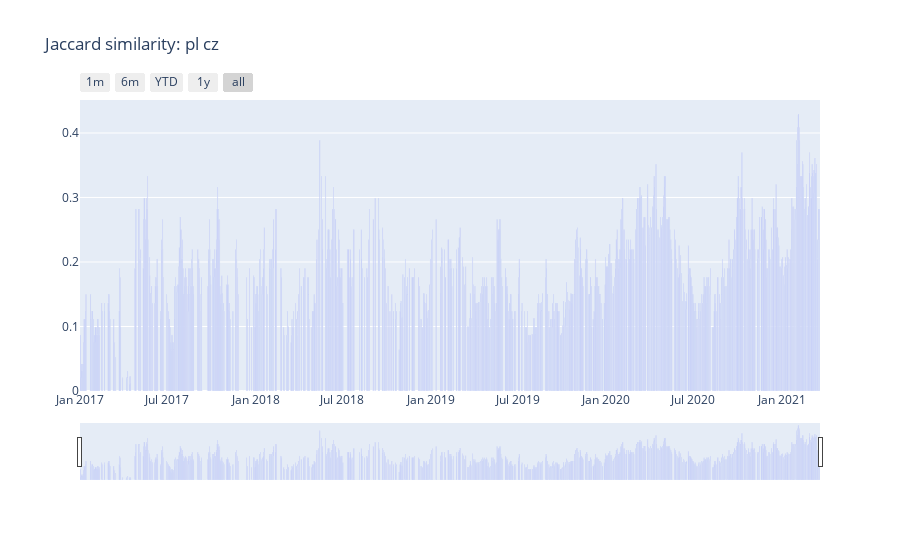

Notebook source saved alongside this figure:
### Code cell
plot_countries_similarity('pl','cz')

### Figure 1 — Plotly figure (JSON) as saved in the notebook; plotly's stock layout.template omitted (floating-point values rounded to 4 significant figures; data arrays with more than 128 entries replaced by an {"elided": "..."} marker saying what was removed)
{"data": [{"name": "Similarity", "type": "bar", "x": {"elided": "1162 str values"}, "y": {"elided": "1162 float values"}}], "layout": {"title": {"text": "Jaccard similarity: pl cz"}, "xaxis": {"rangeselector": {"buttons": [{"count": 1, "label": "1m", "step": "month", "stepmode": "backward"}, {"count": 6, "label": "6m", "step": "month", "stepmode": "backward"}, {"count": 1, "label": "YTD", "step": "year", "stepmode": "todate"}, {"count": 1, "label": "1y", "step": "year", "stepmode": "backward"}, {"step": "all"}]}, "rangeslider": {"visible": true}, "type": "date"}}}
